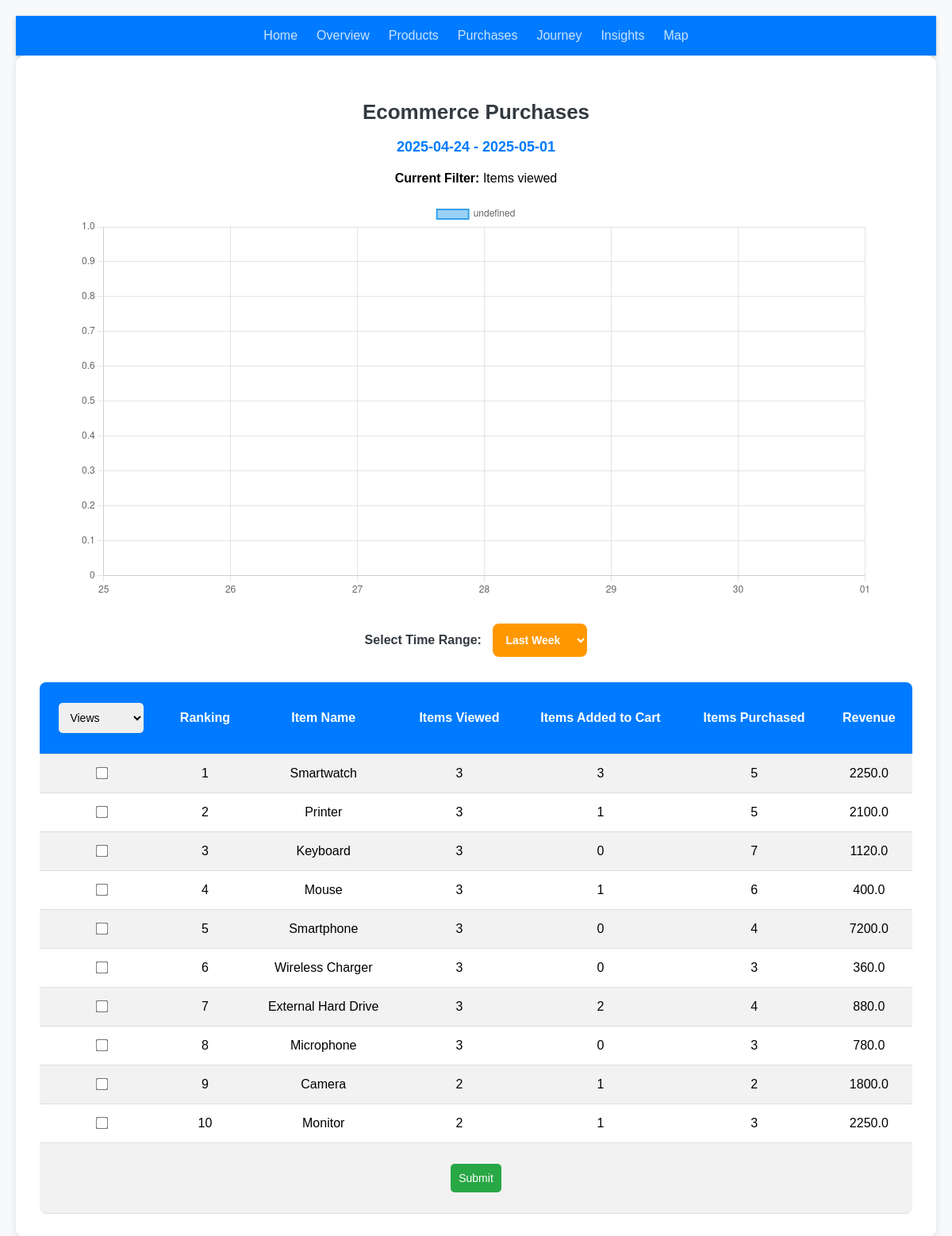
Page /ecommercePurchases on the committed database.
### tables this page shows
CREATE TABLE products (id INTEGER PRIMARY KEY AUTOINCREMENT, name TEXT NOT NULL, price FLOAT NOT NULL);

### app.py (the view, shortened to what this page needs)
@app.route("/ecommercePurchases", methods=['GET','POST'])
def ecommercePurchases():
    if request.method == 'GET':
        con = sqlite3.connect("database.db")
        cur = con.cursor()
        days = [(datetime.now() - timedelta(days=i)).strftime('%d') for i in range(6, -1, -1)]
        dates = [(datetime.now() - timedelta(days=i)).strftime('%Y-%m-%d') for i in range(6, -1, -1)]
        today = date.today()
        last_day = date.today() - timedelta(days=7)
        selected_filter = request.form.get('filters')
        data = []
        cur.execute('SELECT p.name AS product_name, COUNT(DISTINCT pv.id) AS view_count, COUNT(DISTINCT CASE WHEN ca.action = "add" THEN ca.id END) AS add_to_cart_count, COALESCE(pu.purchase_count, 0) AS purchase_count, COALESCE(pu.total_revenue, 0) AS total_revenue FROM products p LEFT JOIN product_views pv ON p.id = pv.product_id LEFT JOIN cart_actions ca ON p.id = ca.product_id LEFT JOIN (SELECT product_id, COUNT(id) AS purchase_count, SUM(total_price) AS total_revenue FROM purchases GROUP BY product_id) pu ON p.id = pu.product_id GROUP BY p.id ORDER BY view_count DESC LIMIT 10')
        data = cur.fetchall()
        cur.execute('SELECT name, view_date FROM product_views JOIN products ON product_views.product_id = products.id')
        views = cur.fetchall()
        products = request.form.getlist('products')
        views_dict = pd.DataFrame.from_dict(views)
        default = []
        filter_header = "Items viewed"
        con.commit()
        con.close()
        return render_template("ecommercePurchases.html", data=data, days=days, default=default, filter_header=filter_header, today=today, last_day=last_day)

### templates/ecommercePurchases.html (shortened to what this page needs)
<!DOCTYPE html>
<html lang="en">
<head>
</head>
<body>
    <nav style="
    background-color: #007bff;
    padding: 1rem 2rem;
    font-family: 'Poppins', sans-serif;
    display: flex;
    justify-content: center;
    align-items: center;
    flex-wrap: wrap;
    gap: 1.5rem;
    box-shadow: 0 2px 6px rgba(0,0,0,0.2);
    ">
    <a href="{{ url_for('index') }}" style="color: #ffffffcc; text-decoration: none; font-weight: 500; transition: color 0.2s;">Home</a>
    <a href="{{ url_for('overview') }}" style="color: #ffffffcc; text-decoration: none; font-weight: 500; transition: color 0.2s;">Overview</a>
    <a href="{{ url_for('products') }}" style="color: #ffffffcc; text-decoration: none; font-weight: 500; transition: color 0.2s;">Products</a>
    <a href="{{ url_for('ecommercePurchases') }}" style="color: #ffffffcc; text-decoration: none; font-weight: 500; transition: color 0.2s;">Purchases</a>
    <a href="{{ url_for('purchaseJourney') }}" style="color: #ffffffcc; text-decoration: none; font-weight: 500; transition: color 0.2s;">Journey</a>
    <a href="{{ url_for('behavioralInsights') }}" style="color: #ffffffcc; text-decoration: none; font-weight: 500; transition: color 0.2s;">Insights</a>
    <a href="{{ url_for('mapDisplay') }}" style="color: #ffffffcc; text-decoration: none; font-weight: 500; transition: color 0.2s;">Map</a>
    </nav>
    <div class="container">
        <h3>Ecommerce Purchases</h3>
        <p class="date-header">{{ last_day }} - {{ today }}</p>
        <p><strong>Current Filter:</strong> {{ filter_header }}</p>
        <div class="chart-container">
            <canvas id="graph"></canvas>
        </div>
        <form action="/ecommercePurchases" method="post">
            <div class="filter-group">
                <label class="filter-label">Select Time Range:</label>
                <select name="days" id="days" class="filter-select">
                    <option value="week">Last Week</option>
                </select>
            </div>
            <table>
                <tr>
                    <th>
                        <select name="filters" id="filters">
                            <option value="views">Views</option>
                        </select>
                    </th>
                    <th>Ranking</th>
                    <th>Item Name</th>
                    <th>Items Viewed</th>
                    <th>Items Added to Cart</th>
                    <th>Items Purchased</th>
                    <th>Revenue</th>
                </tr>
                {% for i in range(data|length) %}
                <tr>
                    <td><input type="checkbox" name="products" value="{{ data[i][0] }}"></td>
                    <td>{{ i + 1 }}</td>
                    {% for j in range(data[i]|length) %}
                    <td>{{ data[i][j] }}</td>
                    {% endfor %}
                </tr>
                {% endfor %}
                <tr>
                    <td colspan="7">
                        <button type="submit">Submit</button>
                    </td>
                </tr>
            </table>
        </form>
    </div>
    <script>
        const ctx = document.getElementById('graph');
        new Chart(ctx, {
            type: 'line',
            data: {
                labels: {{ days | tojson }},
                datasets: [
                    {% if default|length > 0 %}
                        {% for i in range(default|length) %}
                            {
                                data: {{ default[i] | tojson }},
                                label: '{{ products[i] }}',
                                borderWidth: 2,
                                pointRadius: 4,
                                pointBackgroundColor: 'rgba(75, 192, 192, 1)',
                                tension: 0.4
                            },
                        {% endfor %}
                    {% else %}
                        {
                            data: {{ default | tojson }},
                            borderWidth: 2,
                            pointRadius: 4,
                            pointBackgroundColor: 'rgba(255, 99, 132, 1)',
                            tension: 0.4
                        },
                    {% endif %}
                ]
            }
        });
    </script>
</body>
</html>

### templates/ecommercePurchases.html (style rules this page uses)
body { font-family: 'Poppins', sans-serif; margin: 0; padding: 20px; background-color: #f8f9fa; text-align: center; }
.container { max-width: 1200px; margin: auto; background: white; padding: 30px; border-radius: 12px; box-shadow: 0 4px 10px rgba(0, 0, 0, 0.1); }
h3 { color: #343a40; font-size: 26px; font-weight: 700; margin-bottom: 10px; }
.date-header { font-size: 18px; font-weight: 600; color: #007bff; margin-bottom: 20px; }
.chart-container { width: 100%; max-width: 1000px; margin: 20px auto; }
table { width: 100%; border-collapse: collapse; margin-top: 20px; background: white; border-radius: 8px; overflow: hidden; }
th, td { padding: 14px; text-align: center; border-bottom: 1px solid #ddd; }
th { background-color: #007bff; color: white; font-weight: 700; font-size: 16px; }
tr:nth-child(even) { background-color: #f2f2f2; }
select, button { padding: 10px; margin: 12px 0; border: none; border-radius: 5px; font-size: 14px; }
.filter-group { margin-bottom: 20px; }
.filter-label { font-size: 16px; font-weight: 600; margin-right: 10px; color: #343a40; }
.filter-select { background: #ff9800; color: white; font-weight: 600; padding: 12px; border-radius: 8px; cursor: pointer; transition: 0.3s; }
button { background-color: #28a745; color: white; cursor: pointer; transition: 0.3s; }
input[type="checkbox"] { transform: scale(1.2); }

### rows in the picture
products: name "Smartwatch"
products: name "Printer"
products: name "Keyboard"
products: name "Mouse"
products: name "Smartphone"
products: name "Wireless Charger"
products: name "External Hard Drive"
products: name "Microphone"
products: name "Camera"
products: name "Monitor"

### other values in the picture
{{ filter_header }} "Items viewed"
{{ i + 1 }} "1" "2" "3" "4" "5" "6" "7" "8" "9" "10"
{{ data[i][j] }} "3" "3" "5" "2250.0" "3" "1" "5" "2100.0" "3" "0" "7" "1120.0" "3" "1" "6" "400.0" "3" "0" "4" "7200.0" "3" "0" "3" "360.0" "3" "2" "4" "880.0" "3" "0" "3" "780.0" "2" "1" "2" "1800.0" "2" "1" "3" "2250.0"
chart data {{ days | tojson }} ["25", "26", "27", "28", "29", "30", "01"]
